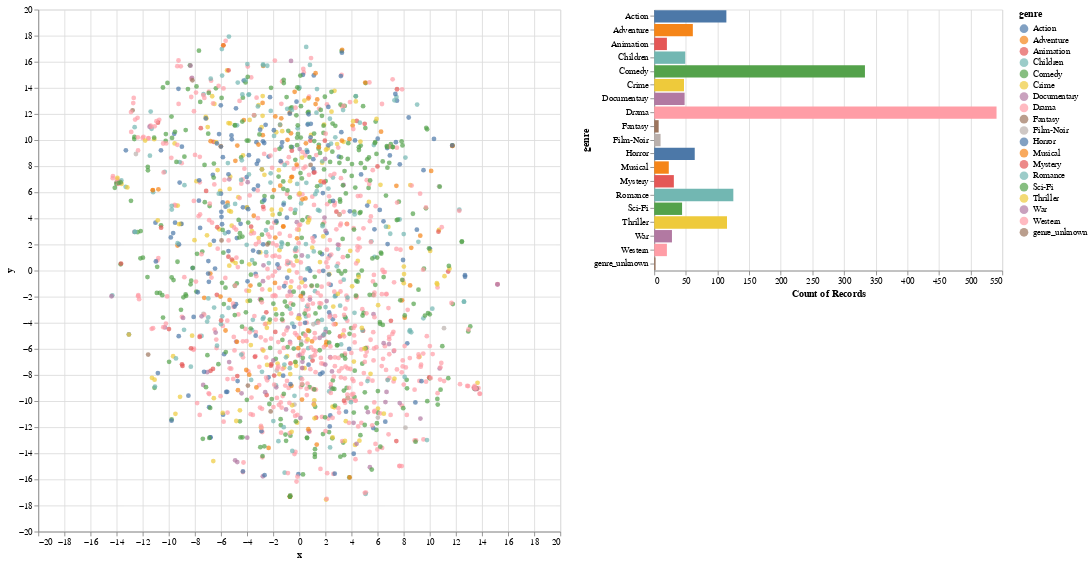

Notebook cell for this chart:
### Markdown cell above
## t-SNE로 임베딩 시각화

### Code cell
tsne_movie_embeddings(model_lowinit)

### Figure 1 — Vega-Lite specification as saved in the notebook (floating-point values rounded to 4 significant figures; data arrays with more than 128 entries replaced by an {"elided": "..."} marker saying what was removed)
{"config": {"view": {"continuousWidth": 400, "continuousHeight": 300}}, "hconcat": [{"layer": [{"mark": "circle", "encoding": {"color": {"condition": {"type": "nominal", "field": "genre", "selection": "selector002"}, "value": "whitesmoke"}, "x": {"type": "quantitative", "field": "x"}, "y": {"type": "quantitative", "field": "y"}}, "height": 600, "selection": {"selector008": {"type": "single", "encodings": ["x", "y"], "on": "mouseover", "nearest": true, "empty": "none"}}, "width": 600}, {"mark": {"type": "text", "align": "left", "dx": 5, "dy": -5}, "encoding": {"text": {"condition": {"type": "nominal", "field": "title", "selection": "selector008"}, "value": ""}, "x": {"type": "quantitative", "field": "x"}, "y": {"type": "quantitative", "field": "y"}}}]}, {"mark": "bar", "encoding": {"color": {"condition": {"type": "nominal", "field": "genre", "selection": "selector002"}, "value": "lightgray"}, "x": {"type": "quantitative", "aggregate": "count"}, "y": {"type": "nominal", "field": "genre"}}, "height": 300, "selection": {"selector002": {"type": "multi", "fields": ["genre"]}}}], "data": {"name": "data-c8471d495f87b53ba9dbcdccef4f3147"}, "$schema": "https://vega.github.io/schema/vega-lite/v4.8.1.json", "datasets": {"data-c8471d495f87b53ba9dbcdccef4f3147": {"elided": "1682 records"}}}
